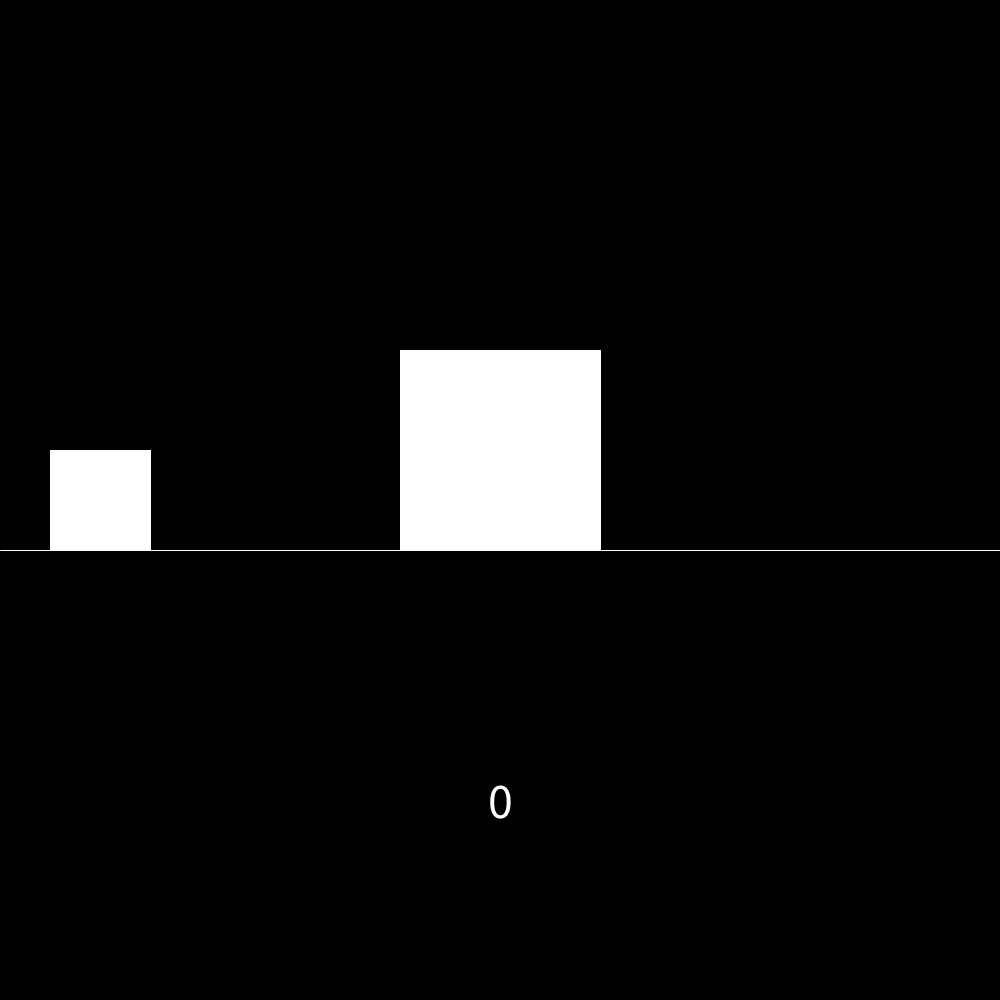
Frame 1 (no input)
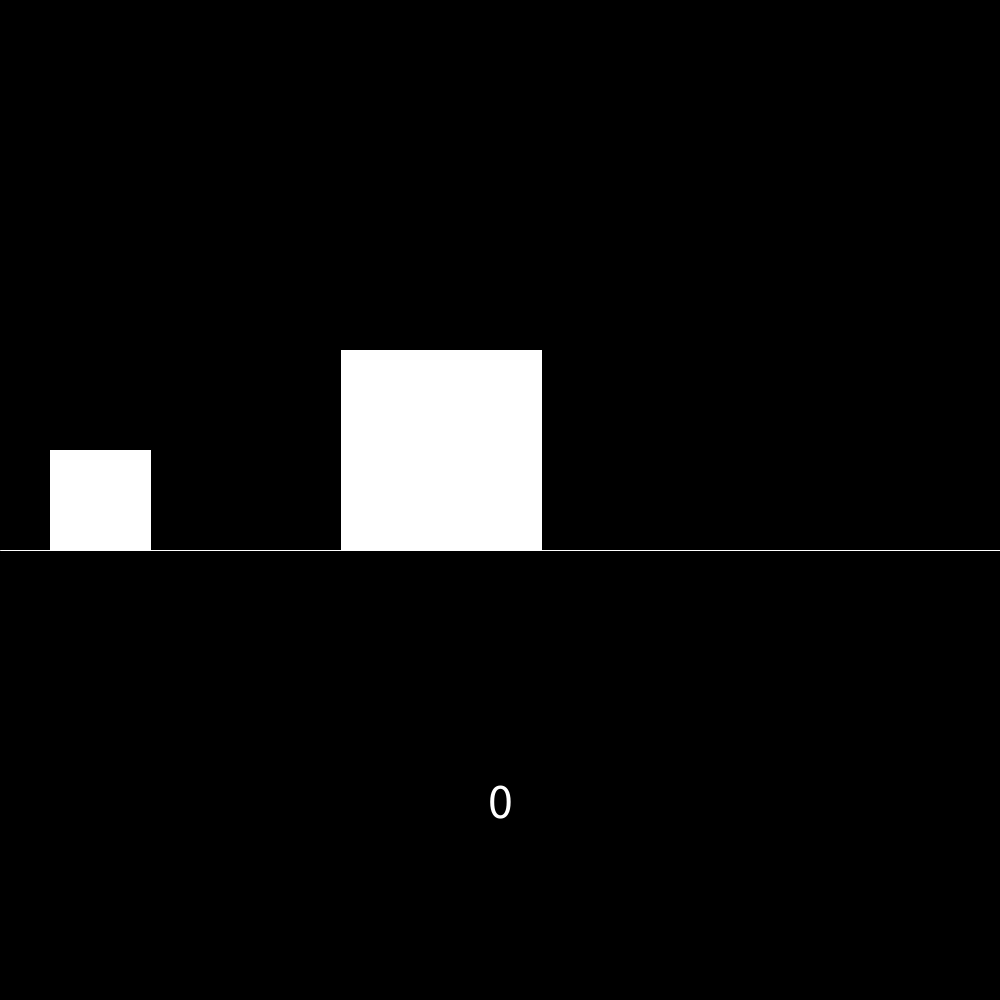
Frame 60 (the mouse pressed at the canvas centre just before this capture)
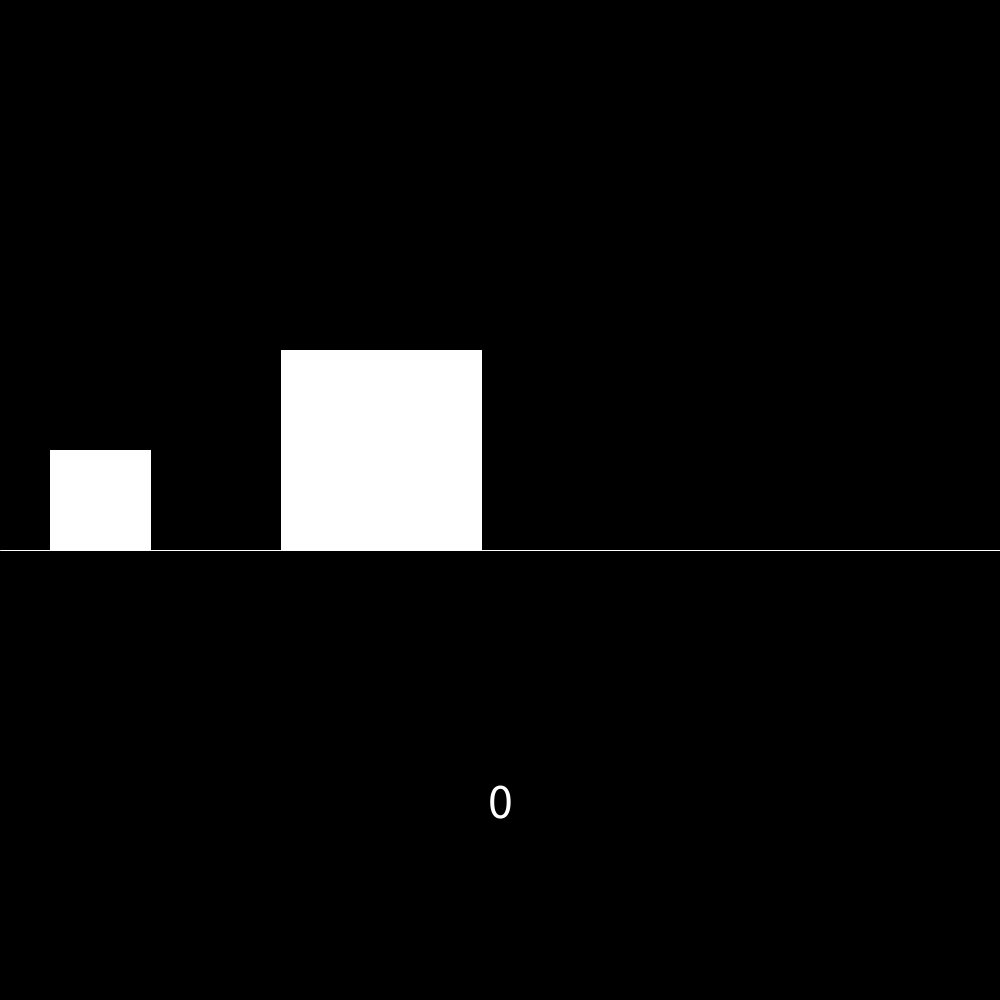
Frame 120 (the mouse held since frame 60 and released just before this capture)

The Processing sketch that drew these frames (run headless with seeded random() and noise(); from frame 60 on, the mouse is pressed at the canvas centre):

// Processing sketch: PI_collisions
// ── PI_collisions.pde
double pos1,pos2;
double vel1,vel2;
float m1 = 1.0;
float m2 = 10000000000.0;
double pvel1;
double pvel2;
int hits = 0;
void setup() {
  size(1000,1000);
  textSize(50);
  textAlign(CENTER,CENTER);
  rectMode(CENTER);
  pos1 = 100;
  pos2 = 500;
  vel1 = 0;
  vel2 = -0.000001;
}

void draw() {
  
  background(0);
  stroke(255);
  line(0,550,width,550);
  rect((float) pos1,500,100,100);
  rect((float) pos2,450,200,200);
  for (int i = 0; i <1000000; i++) {
    if(pos2-pos1 <150) {
      pvel1 = vel1;
      pvel2 = vel2;
      vel1 = (m1-m2)/(m1+m2)*pvel1 + (2*m2)/(m1+m2)*pvel2;
      vel2 = (2*1)/(m1+m2)*pvel1 + (m2-m1)/(m1+m2)*pvel2;
      hits += 1;
    }
    if (pos1 <=50) {
      vel1 *= -1;
      pos1 = 50;
      hits +=1;
    }
    pos1+=vel1;
    pos2+=vel2;
  }
  text(hits,500,800);
}
